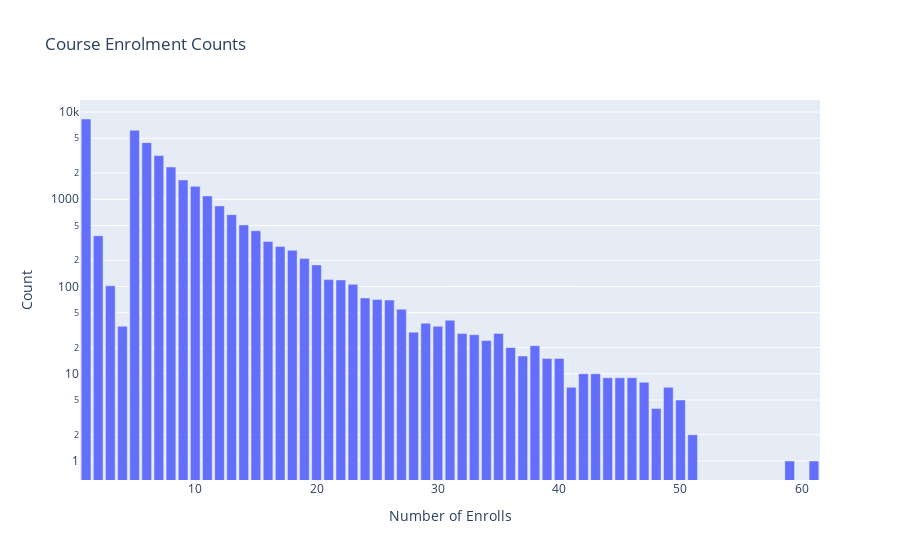

The code cell stored with this chart in its notebook:
### Code cell
# Let use logarithmic axes to make the graph readable
fig = px.bar(x=ratings_count.index, y=ratings_count, labels={'y': 'Count', 'x': 'Number of Enrolls'}, title='Course Enrolment Counts',
             category_orders={'x': ratings_count.index}, log_y=True)
fig.show()

### Figure 1 — Plotly figure (JSON) as saved in the notebook; plotly's stock layout.template omitted (floating-point values rounded to 4 significant figures)
{"data": [{"alignmentgroup": "True", "hovertemplate": "Number of Enrolls=%{x}<br>Count=%{y}<extra></extra>", "legendgroup": "", "marker": {"color": "#636efa", "pattern": {"shape": ""}}, "name": "", "offsetgroup": "", "orientation": "v", "showlegend": false, "textposition": "auto", "type": "bar", "x": [1, 5, 6, 7, 8, 9, 10, 11, 12, 13, 14, 15, 2, 16, 17, 18, 19, 20, 21, 22, 23, 3, 24, 25, 26, 27, 31, 29, 30, 4, 28, 32, 35, 33, 34, 38, 36, 37, 40, 39, 42, 43, 44, 45, 46, 47, 41, 49, 50, 48, 51, 59, 61], "xaxis": "x", "y": [8320, 6179, 4455, 3168, 2344, 1665, 1408, 1093, 840, 666, 508, 436, 382, 328, 287, 260, 210, 177, 120, 119, 106, 102, 74, 71, 70, 55, 41, 38, 35, 35, 30, 29, 29, 28, 24, 21, 20, 16, 15, 15, 10, 10, 9, 9, 9, 8, 7, 7, 5, 4, 2, 1, 1], "yaxis": "y"}], "layout": {"barmode": "relative", "legend": {"tracegroupgap": 0}, "title": {"text": "Course Enrolment Counts"}, "xaxis": {"anchor": "y", "categoryarray": [1, 5, 6, 7, 8, 9, 10, 11, 12, 13, 14, 15, 2, 16, 17, 18, 19, 20, 21, 22, 23, 3, 24, 25, 26, 27, 31, 29, 30, 4, 28, 32, 35, 33, 34, 38, 36, 37, 40, 39, 42, 43, 44, 45, 46, 47, 41, 49, 50, 48, 51, 59, 61], "categoryorder": "array", "domain": [0, 1], "title": {"text": "Number of Enrolls"}}, "yaxis": {"anchor": "x", "domain": [0, 1], "title": {"text": "Count"}, "type": "log"}}}
